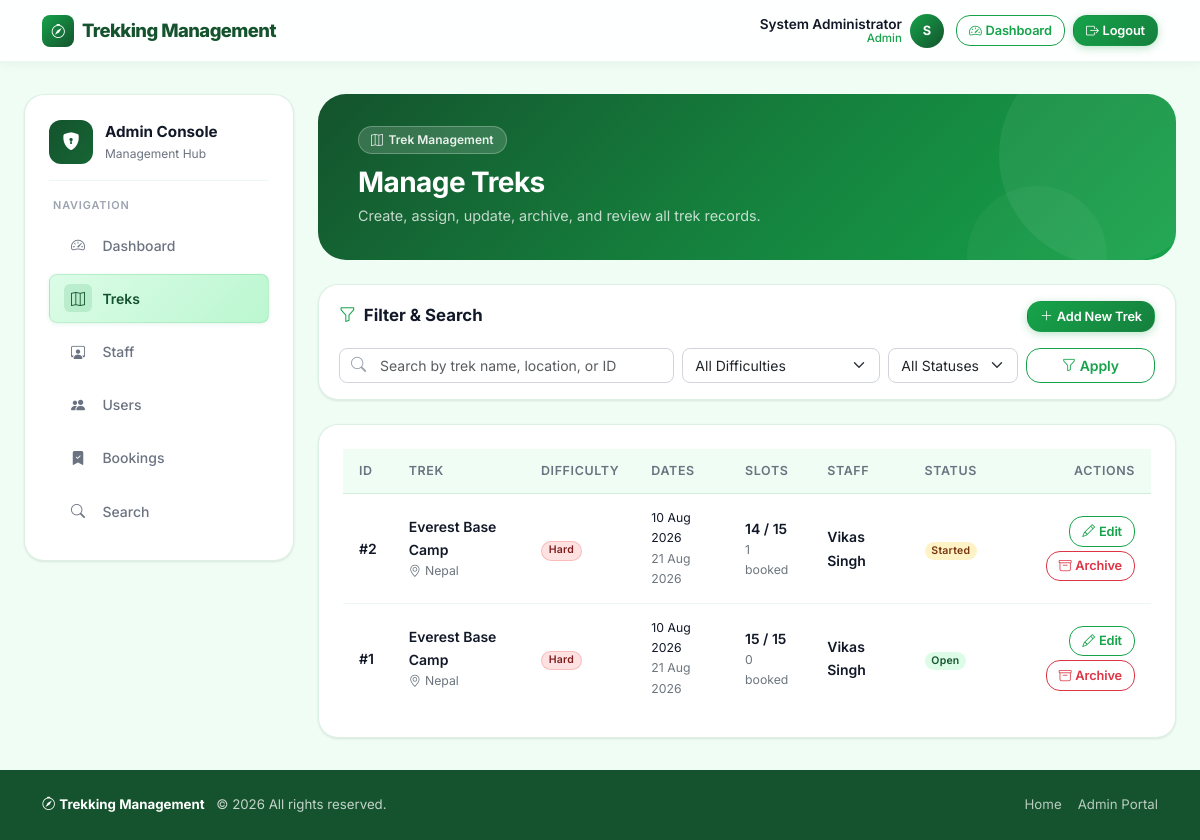
/admin/treks (signed in), run on an earlier commit of the app's database.
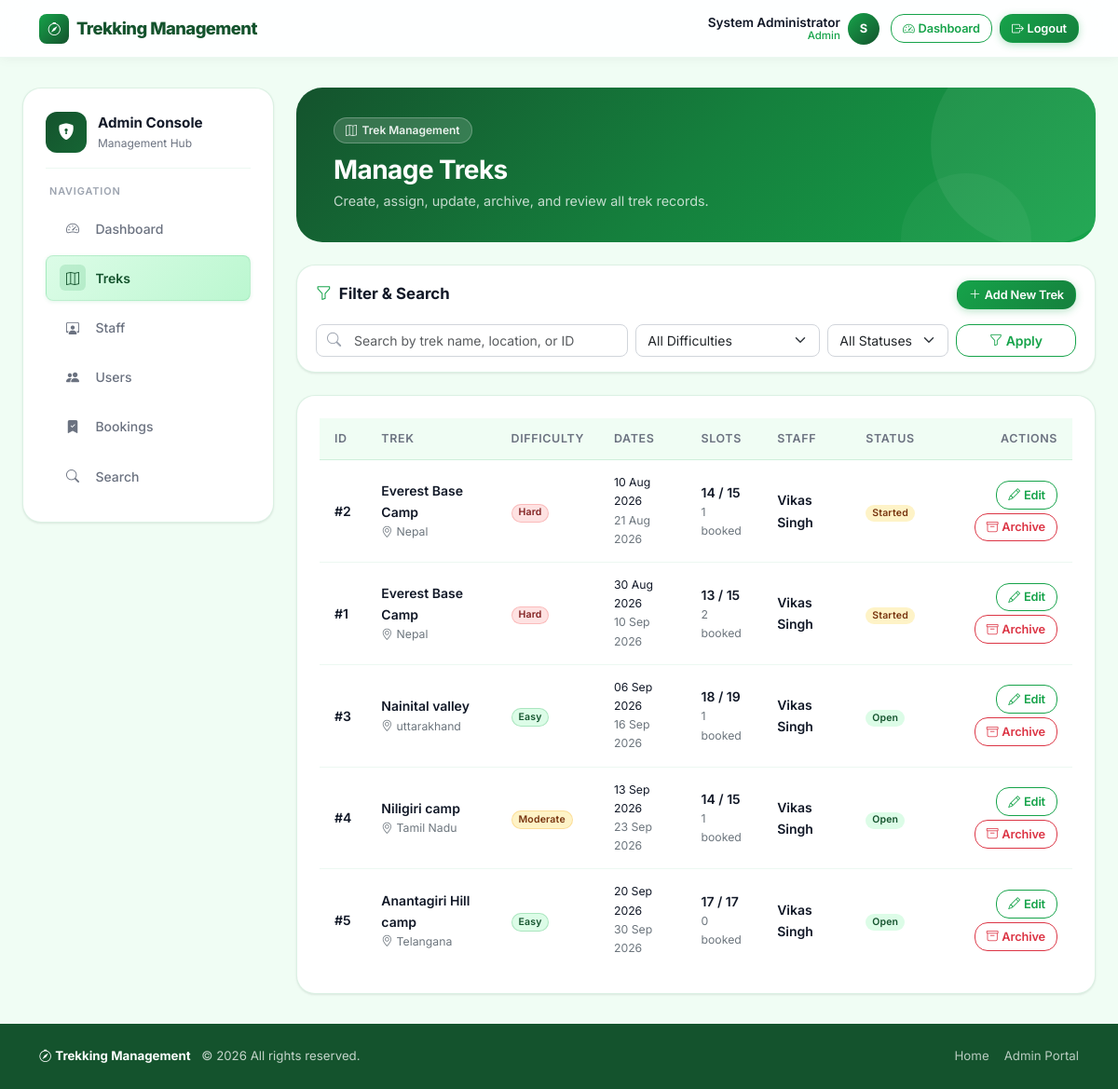
And on a later commit of the database.
### trekking_app/models.py (models this page shows, shortened)
class Trek(db.Model):
    __tablename__ = "treks"
    id = db.Column(db.Integer, primary_key=True)
    name = db.Column(db.String(150), nullable=False)
    location = db.Column(db.String(150), nullable=False)
    difficulty = db.Column(db.String(20), nullable=False)
    duration_days = db.Column(db.Integer, nullable=False)
    total_slots = db.Column(db.Integer, nullable=False)
    status = db.Column(db.String(20), nullable=False, default="closed")
    start_date = db.Column(db.Date, nullable=False)
    end_date = db.Column(db.Date, nullable=False)
    description = db.Column(db.Text, nullable=True)
    assigned_staff_id = db.Column(db.Integer, db.ForeignKey("users.id"), nullable=True)
    is_archived = db.Column(db.Boolean, nullable=False, default=False)
    created_at = db.Column(db.DateTime, nullable=False, default=datetime.utcnow)
    updated_at = db.Column(
        db.DateTime,
        nullable=False,
        default=datetime.utcnow,
        onupdate=datetime.utcnow,
    )
    assigned_staff = db.relationship(
        "User",
        back_populates="assigned_treks",
        foreign_keys=[assigned_staff_id],
        lazy="joined",
    )
    bookings = db.relationship("Booking", back_populates="trek", lazy="selectin")
    @property
    def active_booking_count(self):
        return sum(1 for booking in self.bookings if booking.status == "booked")
    @property
    def available_slots(self):
        return max(self.total_slots - self.active_booking_count, 0)

class Booking(db.Model):
    __tablename__ = "bookings"
    __table_args__ = (
        UniqueConstraint("user_id", "trek_id", name="uq_booking_user_trek"),
    )
    id = db.Column(db.Integer, primary_key=True)
    user_id = db.Column(db.Integer, db.ForeignKey("users.id"), nullable=False)
    trek_id = db.Column(db.Integer, db.ForeignKey("treks.id"), nullable=False)
    booking_date = db.Column(db.Date, nullable=False, default=date.today)
    status = db.Column(db.String(20), nullable=False, default="booked")
    created_at = db.Column(db.DateTime, nullable=False, default=datetime.utcnow)
    updated_at = db.Column(
        db.DateTime,
        nullable=False,
        default=datetime.utcnow,
        onupdate=datetime.utcnow,
    )
    user = db.relationship("User", back_populates="bookings", lazy="joined")
    trek = db.relationship("Trek", back_populates="bookings", lazy="joined")

class User(UserMixin, db.Model):
    __tablename__ = "users"
    id = db.Column(db.Integer, primary_key=True)
    full_name = db.Column(db.String(120), nullable=False)
    email = db.Column(db.String(255), unique=True, nullable=False, index=True)
    phone = db.Column(db.String(20), nullable=False)
    password_hash = db.Column(db.String(255), nullable=False)
    role = db.Column(db.String(20), nullable=False, default="user")
    approval_status = db.Column(db.String(20), nullable=False, default="approved")
    is_account_active = db.Column(db.Boolean, nullable=False, default=True)
    is_blacklisted = db.Column(db.Boolean, nullable=False, default=False)
    created_at = db.Column(db.DateTime, nullable=False, default=datetime.utcnow)
    updated_at = db.Column(
        db.DateTime,
        nullable=False,
        default=datetime.utcnow,
        onupdate=datetime.utcnow,
    )
    assigned_treks = db.relationship(
        "Trek",
        back_populates="assigned_staff",
        foreign_keys="Trek.assigned_staff_id",
        lazy="selectin",
    )
    bookings = db.relationship("Booking", back_populates="user", lazy="selectin")
    @property
    def is_staff_member(self):
        return self.role == "staff"

### trekking_app/admin/routes.py (the view, shortened to what this page needs)
@admin_bp.route("/treks")
@role_required("admin")
def treks():
    search_term = request.args.get("q", "").strip()
    status_filter = request.args.get("status", "all")
    difficulty_filter = request.args.get("difficulty", "all")
    query = Trek.query
    if status_filter == "archived":
        query = query.filter(Trek.is_archived.is_(True))
    else:
        query = query.filter(Trek.is_archived.is_(False))
        if status_filter != "all":
            query = query.filter(Trek.status == status_filter)
    if difficulty_filter != "all":
        query = query.filter(Trek.difficulty == difficulty_filter)
    treks = query.order_by(Trek.start_date.asc(), Trek.id.desc()).all()
    return render_template(
        "admin/treks.html",
        current_section="treks",
        treks=treks,
        search_term=search_term,
        status_filter=status_filter,
        difficulty_filter=difficulty_filter,
    )

### trekking_app/auth/forms.py
class LogoutForm(FlaskForm):
    submit = SubmitField("Logout")

### trekking_app/__init__.py (called while the page is built)
def register_context_processors(app):
    @app.context_processor
    def inject_layout_helpers():
        from trekking_app.auth.forms import LogoutForm
        def trek_status_badge(status):
            mapping = {
                "open": "text-bg-success",
                "started": "text-bg-warning",
                "completed": "text-bg-secondary",
                "closed": "text-bg-light border",
                "archived": "text-bg-danger",
            }
            return mapping.get(status, "text-bg-light border")
        return {
            "logout_form": LogoutForm(),
            "get_dashboard_endpoint": get_dashboard_endpoint,
            "current_year": datetime.utcnow().year,
            "trek_status_badge": trek_status_badge,
        }

@login_manager.user_loader
def load_user(user_id):
    return db.session.get(User, int(user_id))

### trekking_app/templates/admin/treks.html (shortened to what the changed rows need)
{% extends "admin/layout.html" %}
{% block admin_content %}
<div class="page-header mb-4">
  <div style="position:relative;z-index:1;">
    <h2 class="h3 fw-bold mb-1">Manage Treks</h2>
  </div>
</div>
{% if treks %}
  <div class="dashboard-card p-4">
    <div class="table-responsive">
      <table class="table mb-0">
        <thead>
          <tr>
            <th>ID</th><th>Trek</th><th>Difficulty</th><th>Dates</th><th>Slots</th><th>Staff</th><th>Status</th><th class="text-end">Actions</th>
          </tr>
        </thead>
        <tbody>
          {% for trek in treks %}
          <tr>
            <td class="fw-semibold">#{{ trek.id }}</td>
            <td>
              <div class="fw-semibold">{{ trek.name }}</div>
              <div class="text-secondary small"><i class="bi bi-geo-alt me-1"></i>{{ trek.location }}</div>
            </td>
            <td><span class="badge diff-{{ trek.difficulty }} rounded-pill">{{ trek.difficulty|title }}</span></td>
            <td>
              <div class="small">{{ trek.start_date.strftime('%d %b %Y') }}</div>
              <div class="text-secondary small">{{ trek.end_date.strftime('%d %b %Y') }}</div>
            </td>
            <td>
              <div class="fw-semibold">{{ trek.available_slots }} / {{ trek.total_slots }}</div>
              <div class="text-secondary small">{{ trek.active_booking_count }} booked</div>
            </td>
            <td>
              {% if trek.assigned_staff %}
                <span class="fw-semibold">{{ trek.assigned_staff.full_name }}</span>
              {% else %}
                <span class="text-secondary">Unassigned</span>
              {% endif %}
            </td>
            <td><span class="badge status-{{ trek.status }} rounded-pill">{{ trek.status|title }}</span></td>
            <td class="text-end">
              <div class="d-flex justify-content-end flex-wrap gap-1">
                {% if trek.is_archived %}
                  <form method="post" action="{{ url_for('admin.restore_trek', trek_id=trek.id) }}">
                    <input type="hidden" name="csrf_token" value="{{ csrf_token() }}">
                    <button class="btn btn-outline-success btn-sm" type="submit"><i class="bi bi-arrow-counterclockwise me-1"></i>Restore</button>
                  </form>
                {% else %}
                  <a class="btn btn-outline-success btn-sm" href="{{ url_for('admin.edit_trek', trek_id=trek.id) }}"><i class="bi bi-pencil me-1"></i>Edit</a>
                  <form method="post" action="{{ url_for('admin.archive_trek', trek_id=trek.id) }}">
                    <button class="btn btn-outline-danger btn-sm" type="submit"><i class="bi bi-archive me-1"></i>Archive</button>
                  </form>
                {% endif %}
              </div>
            </td>
          </tr>
          {% endfor %}
        </tbody>
      </table>
    </div>
  </div>
{% endif %}
{% endblock %}

What changed in the data, as far as the page shows it:
changed Trek id 1: start_date "10 Aug 2026" → "30 Aug 2026"; end_date "21 Aug 2026" → "10 Sep 2026"; available_slots "15" → "13"; active_booking_count "0" → "2"; status "Open" → "Started"
added Trek: id "3", name "Nainital valley", location "uttarakhand", difficulty "Easy", start_date "06 Sep 2026", end_date "16 Sep 2026", available_slots "18", total_slots "19", active_booking_count "1", assigned_staff.full_name "Vikas Singh", status "Open"
added Trek: id "4", name "Niligiri camp", location "Tamil Nadu", difficulty "Moderate", start_date "13 Sep 2026", end_date "23 Sep 2026", available_slots "14", total_slots "15", active_booking_count "1", assigned_staff.full_name "Vikas Singh", status "Open"
added Trek: id "5", name "Anantagiri Hill camp", location "Telangana", difficulty "Easy", start_date "20 Sep 2026", end_date "30 Sep 2026", available_slots "17", total_slots "17", active_booking_count "0", assigned_staff.full_name "Vikas Singh", status "Open"
